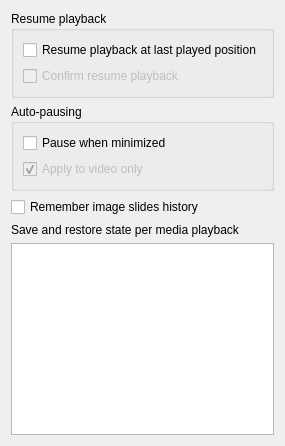
       <widget class="QWidget" name="playback">
        <property name="name" stdset="0">
         <string>Play</string>
        </property>
        <property name="icon" stdset="0">
         <iconset resource="../rsclist.qrc">
          <normaloff>:/img/media-playback-start-32.png</normaloff>:/img/media-playback-start-32.png</iconset>
        </property>
        <layout class="QVBoxLayout" name="verticalLayout_8">
         <item>
          <widget class="QGroupBox" name="groupBox_2">
           <property name="title">
            <string>Resume playback</string>
           </property>
           <layout class="QVBoxLayout" name="verticalLayout_6">
            <item>
             <widget class="QCheckBox" name="remember_stopped">
              <property name="text">
               <string>Resume playback at last played position</string>
              </property>
             </widget>
            </item>
            <item>
             <widget class="QCheckBox" name="ask_record_found">
              <property name="enabled">
               <bool>false</bool>
              </property>
              <property name="text">
               <string>Confirm resume playback</string>
              </property>
             </widget>
            </item>
           </layout>
          </widget>
         </item>
         <item>
          <widget class="QGroupBox" name="groupBox">
           <property name="title">
            <string>Auto-pausing</string>
           </property>
           <layout class="QVBoxLayout" name="verticalLayout_5">
            <item>
             <widget class="QCheckBox" name="pause_minimized">
              <property name="text">
               <string>Pause when minimized</string>
              </property>
             </widget>
            </item>
            <item>
             <widget class="QCheckBox" name="pause_video_only">
              <property name="enabled">
               <bool>false</bool>
              </property>
              <property name="text">
               <string>Apply to video only</string>
              </property>
              <property name="checked">
               <bool>true</bool>
              </property>
             </widget>
            </item>
           </layout>
          </widget>
         </item>
         <item>
          <widget class="QCheckBox" name="remember_image">
           <property name="text">
            <string>Remember image slides history</string>
           </property>
          </widget>
         </item>
         <item>
          <widget class="QLabel" name="label_51">
           <property name="text">
            <string>Save and restore state per media playback</string>
           </property>
          </widget>
         </item>
         <item>
          <widget class="QTreeView" name="restore_properties_view">
           <property name="rootIsDecorated">
            <bool>false</bool>
           </property>
           <attribute name="headerVisible">
            <bool>false</bool>
           </attribute>
          </widget>
         </item>
        </layout>
       </widget>
